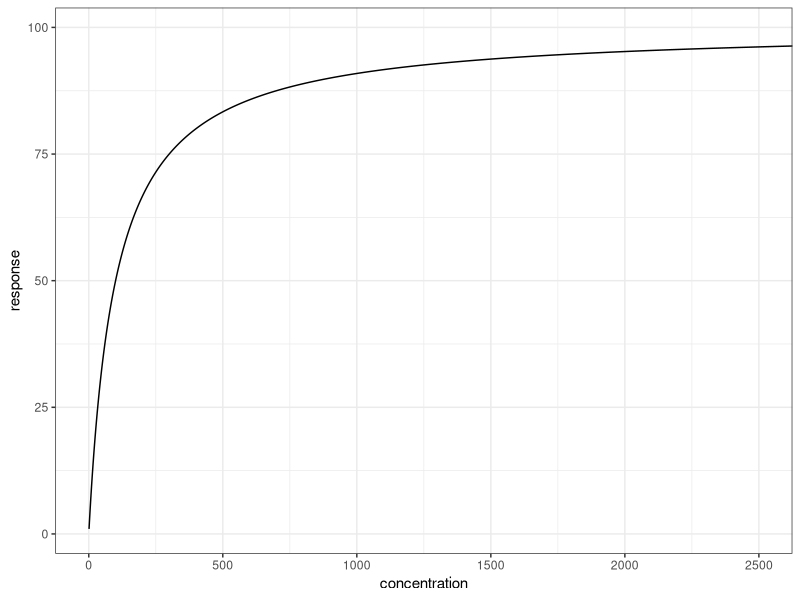
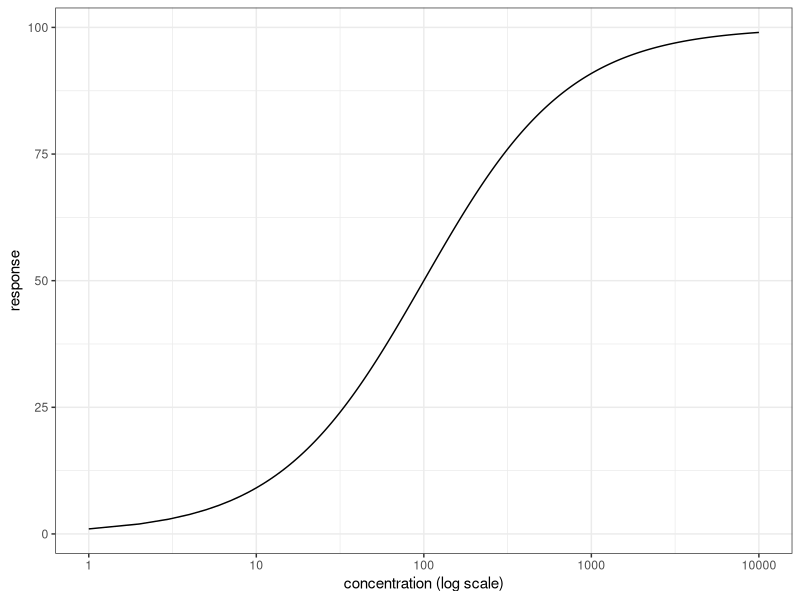

Source code (R) for these figures, in order:
## ---- chunk 1
#| label: setup
#| include: false
very_wide <- 500
wide <- 136
narrow <- 76
options(width = narrow)
set.seed(1)
## ---- chunk 2
#| layout-ncol: 2
#| column: page
# define the emax model
emax <- function(conc, emax, ec50, n = 1) {
  (emax * conc^n) / (ec50^n + conc^n)
}

# load packages
library(ggplot2)
library(tibble)

# a fake data set
dat <- tibble(
  concentration = seq(1, 10000),
  response = emax(concentration, emax = 100, ec50 = 100) 
)

# plot the data on linear and logarithmic x-axis scales
p <- ggplot(dat, aes(concentration, response)) + geom_path() + theme_bw()
p + coord_cartesian(xlim = c(0, 2500))
p + scale_x_log10() + xlab("concentration (log scale)")
